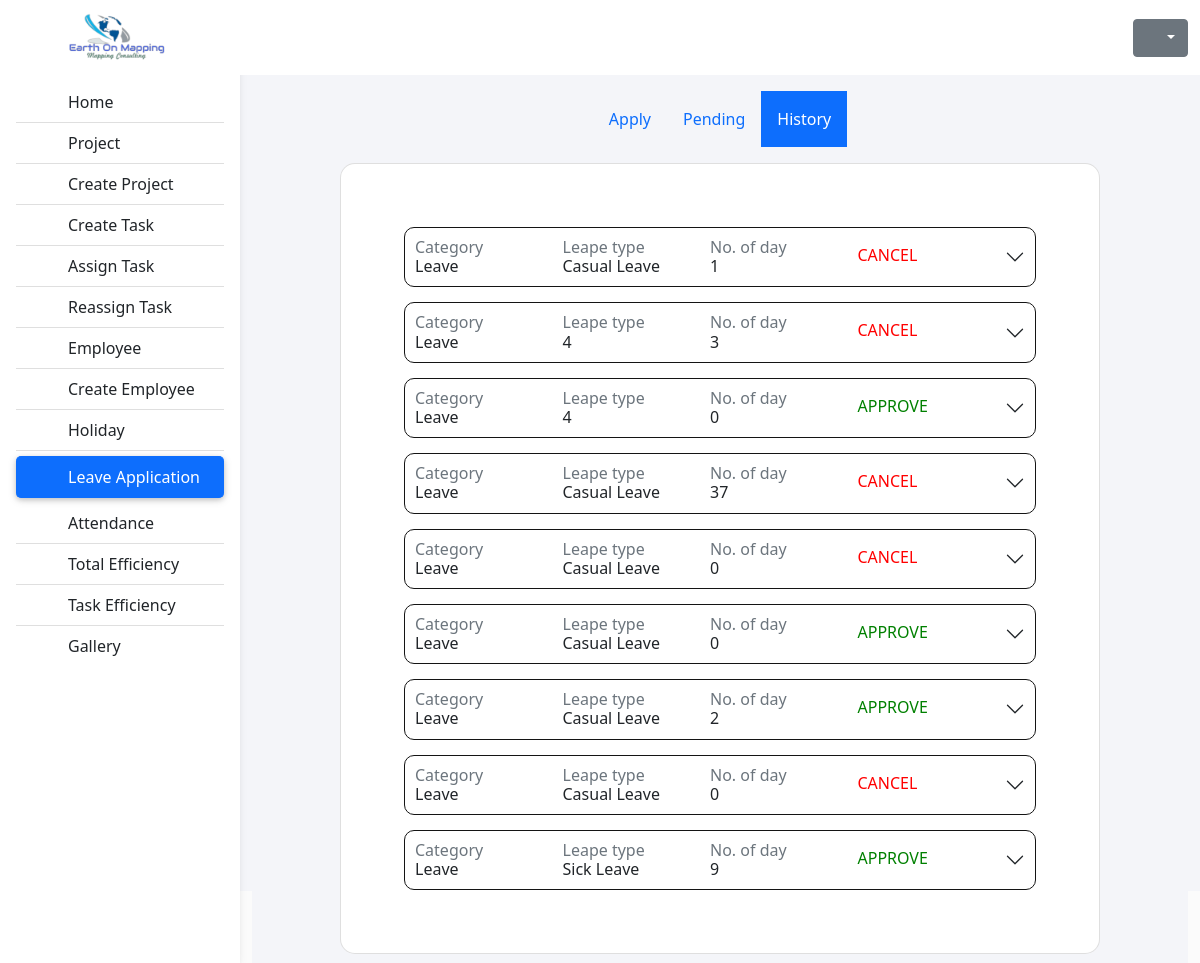
Page /history.php (signed in) on the committed database.
### tables this page shows
CREATE TABLE `leaves` (
  `leave_id` int(20) NOT NULL,
  `leave_type` varchar(250) NOT NULL,
  `user_id` int(11) NOT NULL,
  `form_date` date NOT NULL,
  `end_date` date NOT NULL,
  `formdate_session` varchar(20) NOT NULL,
  `enddate_session` varchar(30) NOT NULL,
  `upload` varchar(250) DEFAULT NULL,
  `contact_detail` varchar(30) NOT NULL,
  `region` varchar(30) NOT NULL,
  `created_at` timestamp NOT NULL DEFAULT current_timestamp(),
  `update_at` timestamp NOT NULL DEFAULT current_timestamp(),
  `status` enum('pending','approve','cancel') NOT NULL DEFAULT 'pending'
);

### history.php (the view, shortened to what this page needs)
<?php
    include 'settings/config/config.php';
    $sql = $conn->prepare("SELECT * FROM `leaves` WHERE `status` <> 'pending'");
    $sql->execute();
    $result = $sql->fetchAll(PDO::FETCH_ASSOC);
?>
<?php
  include 'settings/header.php'
?>
  <main style="margin-top: 75px;">
    <div class="container">
      <section class="vh-100 gradient-custom">
        <div class="btn-group   justify-content-center d-flex  mt-3 " role="group">
          <a href="leave.php" class=" text-decoration-none p-3  btn-outline-primary">Apply</a>
          <a href="pending.php" class=" text-decoration-none p-3 btn-outline-primary">Pending</a>
          <a href="#" class=" text-decoration-none p-3 btn-outline-primary active">History</a>
        </div>
          <div class="container  h-100">
            <div class="row justify-content-center mt-3 h-100">
              <div class="col-12 col-lg-9 col-xl-10">
                <div class="card shadow-2-strong card-registration" style="border-radius: 15px;">
                  <div class="card-body p-2 p-md-5">
                    <form>
                      <div class="accordion accordion-flush" id="accordionFlushExample">
                      <?php
                          foreach($result as $item){
                            $date1 = new DateTime($item['form_date']);
                            $date2 = new DateTime($item['end_date']);
                            $interval = $date1->diff($date2);
                            $daysDifference = $interval->days;
                            if($item['status'] == 'cancel'){
                              $cancel = 'style="color:red"';
                            }else{
                              $cancel = "";
                            }
                            echo '  <div class="accordion-item">
                            <h2 class="accordion-header" id="flush-headingOne">
                              <button class="accordion-button collapsed" type="button" data-bs-toggle="collapse" data-bs-target="#flush-collapseOne" aria-expanded="false" aria-controls="flush-collapseOne">
                                <div class="row box1  ">
                                  <div class="col-3 "><span class="text-muted">Category</span><p>Leave</p></div>
                                  <div class="col-3"><span class="text-muted">Leape type</span><p>'.$item['leave_type'].'</p></div>
                                  <div class="col-3"><span class="text-muted">No. of day</span><p>'.$daysDifference.'</p></div>
                                  <div class="col-3 mt-2 "><span class="color" '.$cancel.'>'.strtoupper($item['status']).'</span></div>
                                </div>
                              </button>
                            </h2>
                                    <span class="fw-bold">Duration : </span><p><strong>'.$item['form_date'].'</strong>('.$item['formdate_session'].') to  <strong>'.$item['end_date'].'</strong> ('.$item['enddate_session'].')</p>
                                      <span class="fw-bold">Resion : </span><p>'.$item['resion'].'</p>
                                      <p>Applied on</p><strong>'.$item['created_at'].'</strong>
                          </div>
                        ';
                          }
                      ?>
                        </div>
                    </form>
                  </div>
                </div>
              </div>
            </div>
          </div>
        </section>
    </div>
  </main>
</body>
</html>

### css/test.css (style rules this page uses)
* { margin: 0px; padding: 0px; }
h1,h2,h3,h4 { font-weight: 500; }
h2 { font-size: 20px; }
body { background-color: #fbfbfb; }
@media (min-width: 991.98px) { main { padding-left: 240px; } }
.row { --bs-gutter-x: 0rem; }
p { padding-bottom: 0px; margin-bottom: 0px; }
.col-3 { flex: 0 0 auto; width: 25%; padding: 0; }
.color { color: green; font-weight: 500; }
.accordion-button { padding: 0px; }
.accordion-item { background-color: #fff; }
.accordion-item { border: 1px solid rgb(20, 20, 20)!important; margin: 15px; padding: 10px; border-radius: 10px!important; }
.accordion-button .row { width: 100%; }
.container { background-color: #f4f5f9; }
main { height: -webkit-fill-available; display: grid; align-items: center; }
a { text-decoration: none; }

### rows in the picture
leaves: leave_type "Casual Leave", daysDifference "1", status "CANCEL"
leaves: leave_type "4", daysDifference "3", status "CANCEL"
leaves: leave_type "4", daysDifference "0", status "APPROVE"
leaves: leave_type "Casual Leave", daysDifference "37", status "CANCEL"
leaves: leave_type "Casual Leave", daysDifference "0", status "CANCEL"
leaves: leave_type "Casual Leave", daysDifference "0", status "APPROVE"
leaves: leave_type "Casual Leave", daysDifference "2", status "APPROVE"
leaves: leave_type "Casual Leave", daysDifference "0", status "CANCEL"
leaves: leave_type "Sick Leave", daysDifference "9", status "APPROVE"
